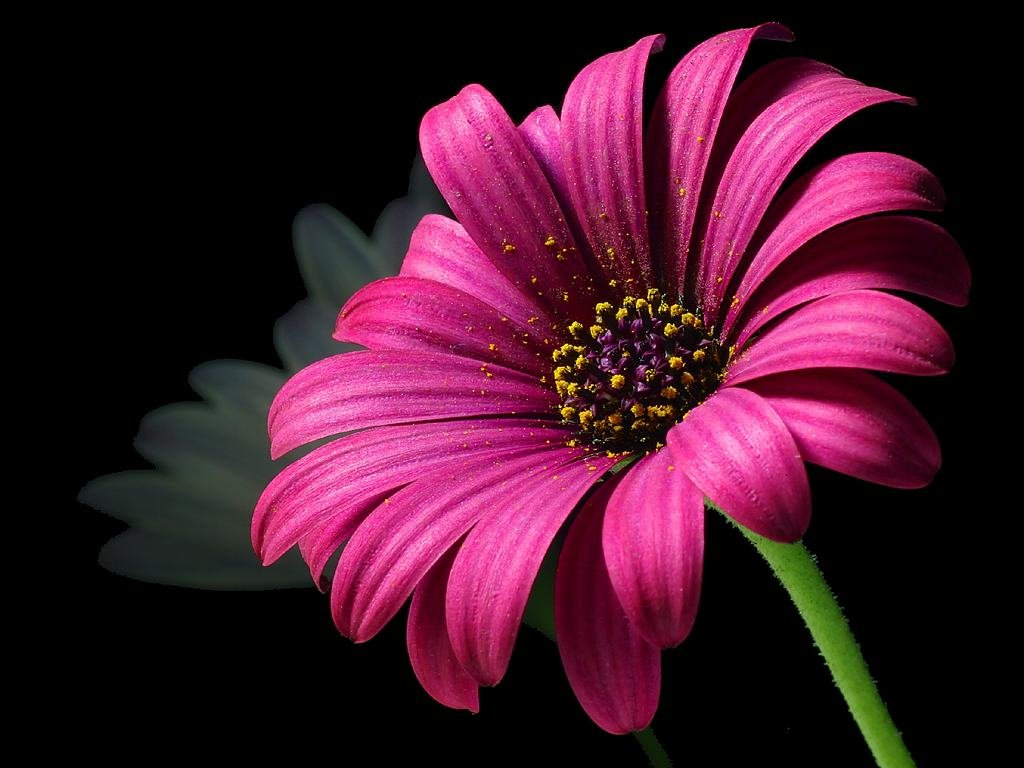
#> input picture daisy_pollen_flower.jpg, 1024 x 768 px, found by its file name
$ jupyter execute 'Task 4 Beginner Level Task Image to pencile sketch with Python.ipynb'
#> lines starting #> are read from the running program, lines starting #| are printed output that depends on the picture
# LetsGrowMore: Data Science

# Task 4 : [Beginner Level Task] Image to pencile sketch with Python.

# Name of Intern: Payal Rakhama Paymode

# Importing packages and libraries

[cell 1]
import cv2
import matplotlib.pyplot as plt
plt.style.use ("seaborn-v0_8")

# Loading Original Image

[cell 2]
Image = cv2.imread(r"C:\Users\PINTUP~1\AppData\Local\Temp\Rar$DIa16304.22172\daisy_pollen_flower.jpg")
#> Image is the input picture: shape (768, 1024, 3); mean B, G, R 41.7, 22.1, 66.6
Image = cv2.cvtColor(Image,cv2.COLOR_BGR2RGB)
plt.figure(figsize=(10,10))
plt.imshow(Image)
plt.axis("off")
plt.title( "Original Image")
plt.show()

# Converting image to grey scale

[cell 3]
Image_gray = cv2.cvtColor(Image, cv2.COLOR_BGR2GRAY)
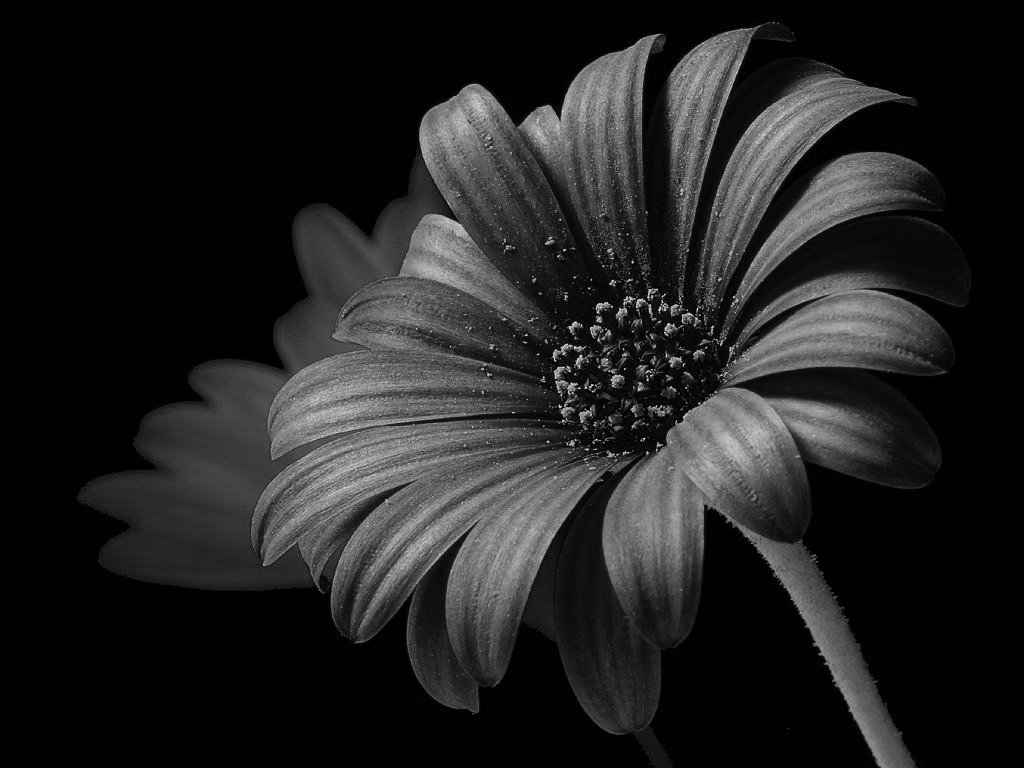
#> Image_gray: shape (768, 1024); min 0, max 248, mean 33
plt.figure(figsize=(10, 10))
plt.imshow(Image_gray,cmap="gray")
plt.axis("off")
plt.title("Grayscale Image")
plt.show()

# Invert the new grayscale image

[cell 4]
Image_invert=cv2.bitwise_not(Image_gray)
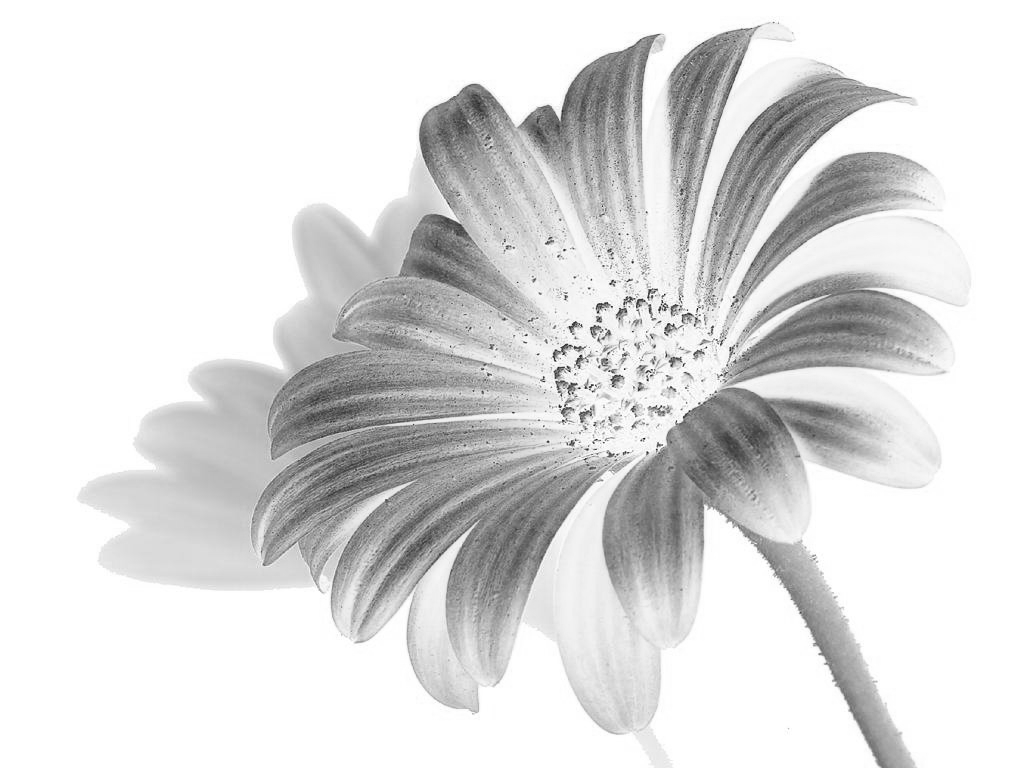
#> Image_invert: shape (768, 1024); min 7, max 255, mean 222
plt.figure(figsize=(8,8))
plt.imshow(Image_invert,cmap="gray")
plt.title("Inverted Image")
plt.axis("off")
plt.show()

[cell 5]
Image_smoothing=cv2.GaussianBlur(Image_invert,(21, 21),sigmaX=0,sigmaY=0)
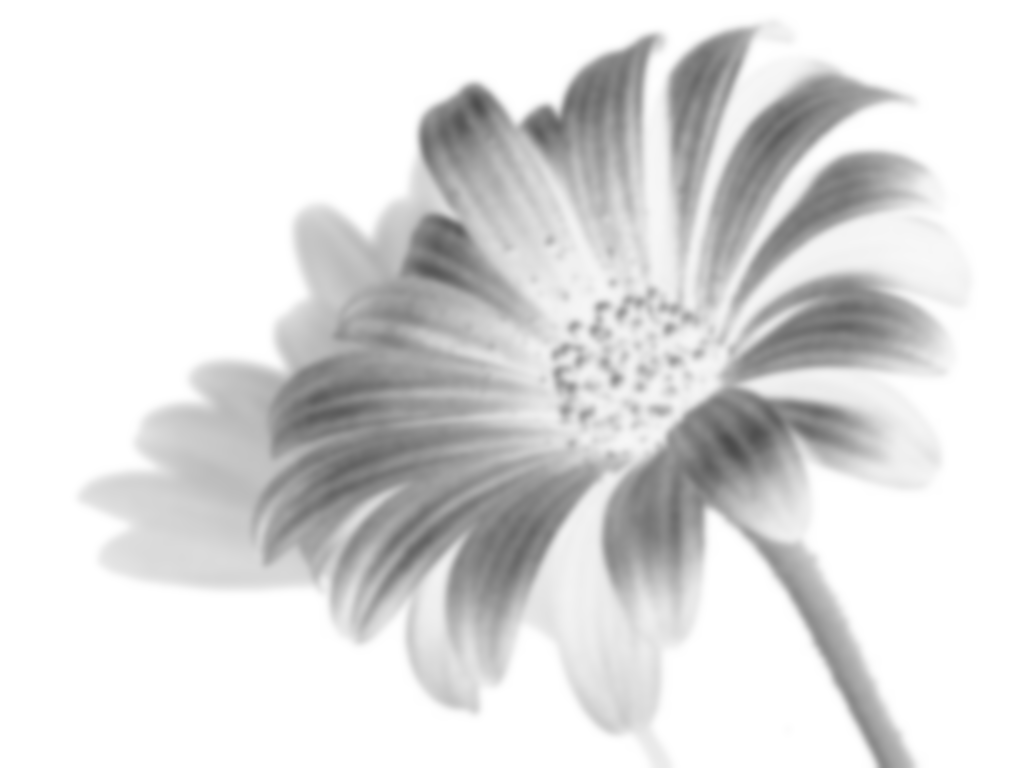
#> Image_smoothing: shape (768, 1024); min 75, max 255, mean 222
plt.figure(figsize=(10,10))
plt.imshow(Image_smoothing,cmap="gray")
plt.axis("off")
plt.title("Smoothened Image")
plt.show()

# Converting image to pencil sketch

[cell 6]
sketch = cv2.divide(Image_gray, 255-Image_smoothing, scale=255)
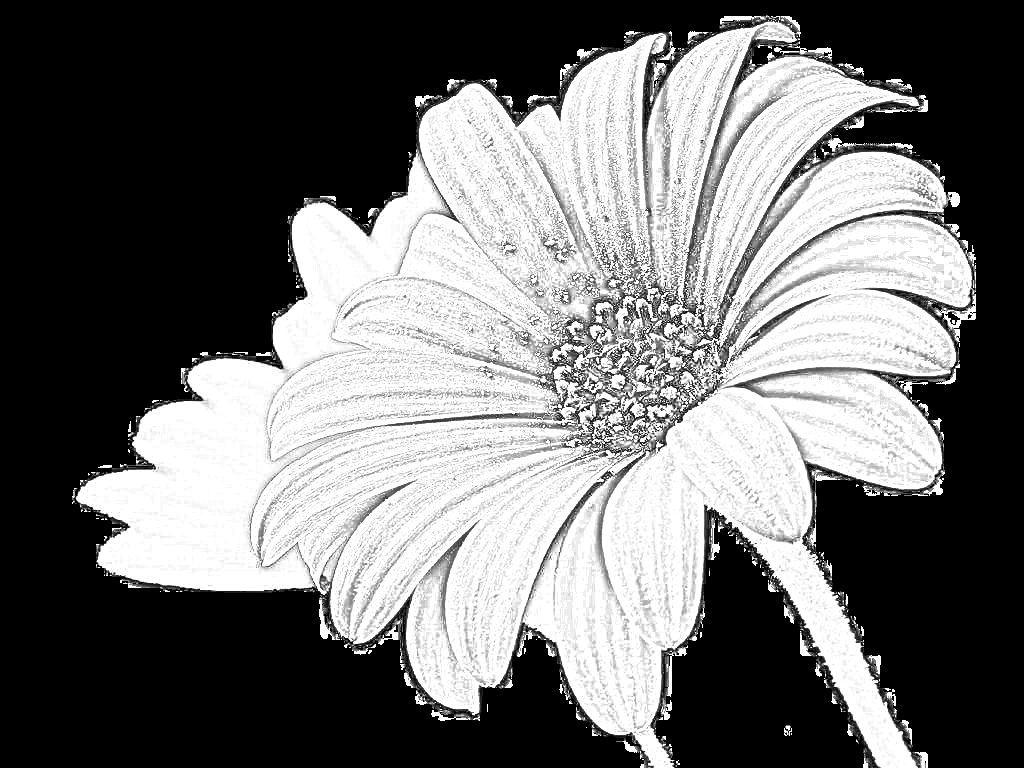
#> sketch: shape (768, 1024); min 0, max 255, mean 111.5
plt.figure(figsize=(10,10))
plt.imshow(sketch,cmap="gray")
plt.axis("off")
plt.title("Pencilsketch Image")
plt.show()
